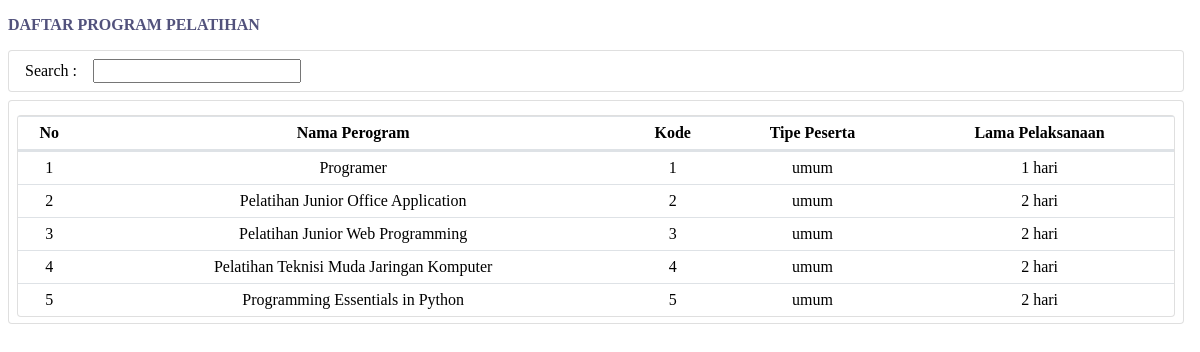
/program_pelatihan.php, run on the app's committed database.
### tables this page shows
CREATE TABLE `d_pelatihan` (
  `kd_pelatihan` varchar(12) NOT NULL,
  `judul_pelatihan` varchar(50) NOT NULL,
  `sts` varchar(5) NOT NULL,
  `tgl_buka` date NOT NULL,
  `tgl_tutup` date NOT NULL,
  `tgl_pelaksanaan` date NOT NULL,
  `tgl_selesai` date NOT NULL,
  `gelombang` int(15) NOT NULL,
  `id_soal` int(15) NOT NULL,
  `waktu_pengerjaan` int(15) NOT NULL
);

### program_pelatihan.php (the view, shortened to what this page needs)
<!DOCTYPE html>
<html>
<head>
</head>
<body>
	<link rel=stylesheet type=text/css href=isi.css>
	<main id="content" class="pad">
		<header class="title-content">
			<h3 class="text-uppercase">Daftar Program pelatihan</h3>
		</header>
		<div class="card p">
			<div class="form-inline">
				<div class="input-group m">
					<span>Search :</span>
				</div>
				<div class="input-group m">
					<form action="" id="form-gelombang">
						<input type="search" name="q" value>
					</form>
				</div>
			</div>
		</div>
		<div id="datatable" class="datatable card p">
			<table class="table no-footer" >
					<thead>
						<tr align="center">
							<th>No</th><th>Nama Perogram</th><th>Kode</th><th>Tipe Peserta</th><th>Lama Pelaksanaan</th>
						</tr>
					</thead>
					<?php
						include 'koneksi.php';
						$ambildata = mysqli_query($koneksi,"select kd_pelatihan, judul_pelatihan, sts,tgl_buka, tgl_tutup,tgl_pelaksanaan,tgl_selesai from d_pelatihan");
						$baris = mysqli_num_rows($ambildata);
						for($i=1;$i<=$baris;$i++)
						{
							$data = mysqli_fetch_array($ambildata);
							$selesai= new DateTime($data['tgl_selesai']);
							$pelaksanaan = new DateTime($data['tgl_pelaksanaan']);
							$jarak = $selesai->diff($pelaksanaan);
							echo"<tr align='center'>
								<td>$i</td><td>$data[judul_pelatihan]</td><td>$data[kd_pelatihan]</td><td>$data[sts]</td><td>$jarak->d hari</td>
							</tr>";
						}
					?>
			</table>
		</div>
	</main>
</body>
</html>

### isi.css (style rules this page uses)
.pad { padding-right: .5rem!important; padding-bottom: 0!important; display: block; }
.title-content { width: 100%; position: relative; }
.text-uppercase { text-transform: uppercase!important; }
.card { border: 1px solid rgba(132, 128, 128, 0.125); position: relative; display: -ms-flexbox; display: flex; -ms-flex-direction: column; flex-direction: column; min-width: 0; word-wrap: break-word; background-color: #fff; background-clip: border-box; border: 1px solid rgba(0,0,0,.125); border-radius: .25rem; }
.p { padding-left: .5rem!important; padding-right: .5rem!important; padding-top: .5rem!important; padding-bottom: 0!important; margin-top: .5rem!important; }
.form-inline { display: -ms-flexbox; display: flex; -ms-flex-flow: row wrap; flex-flow: row wrap; -ms-flex-align: center; align-items: center; }
.input-group { position: relative; display: -ms-flexbox; display: flex; -ms-flex-wrap: wrap; flex-wrap: wrap; -ms-flex-align: stretch; align-items: stretch; width: 100%; }
.form-inline .custom-select, .form-inline .input-group { width: auto; }
.m { margin-right: .5rem!important; margin-left: .5rem!important; margin-bottom: .5rem!important; }
form { display: block; margin-top: 0em; }
input { margin: 0; font-family: inherit; font-size: inherit; line-height: inherit; overflow: visible; }
table { border-collapse: collapse; }
.table { width: 100%; margin-bottom: 1rem; background-color: transparent; clear: both; margin-top: 6px !important; margin-bottom: 6px !important; max-width: none !important; border-collapse: separate !important; border-spacing: 0; display: table; border-color: grey; background-color: #fff; background-clip: border-box; border: 1px solid rgba(0,0,0,.125); border-radius: .25rem; }
tr { display: table-row; vertical-align: inherit; border-color: inherit; }
.table th { vertical-align: bottom; border-bottom: 2px solid #dee2e6; padding: 7px; border-top: 1px solid #dee2e6; }
th { text-align: inherit; }
.table td { padding : 7px; vertical-align: top; border-top: 1px solid #dee2e6; }
td, th { display: table-cell; vertical-align: inherit; }

### data on the page
d_pelatihan: judul_pelatihan "Programer", kd_pelatihan "1", sts "umum", tgl_selesai+tgl_pelaksanaan "1"
d_pelatihan: judul_pelatihan "Pelatihan Junior Office Application", kd_pelatihan "2", sts "umum", tgl_selesai+tgl_pelaksanaan "2"
d_pelatihan: judul_pelatihan "Pelatihan Junior Web Programming", kd_pelatihan "3", sts "umum", tgl_selesai+tgl_pelaksanaan "2"
d_pelatihan: judul_pelatihan "Pelatihan Teknisi Muda Jaringan Komputer", kd_pelatihan "4", sts "umum", tgl_selesai+tgl_pelaksanaan "2"
d_pelatihan: judul_pelatihan "Programming Essentials in Python", kd_pelatihan "5", sts "umum", tgl_selesai+tgl_pelaksanaan "2"
